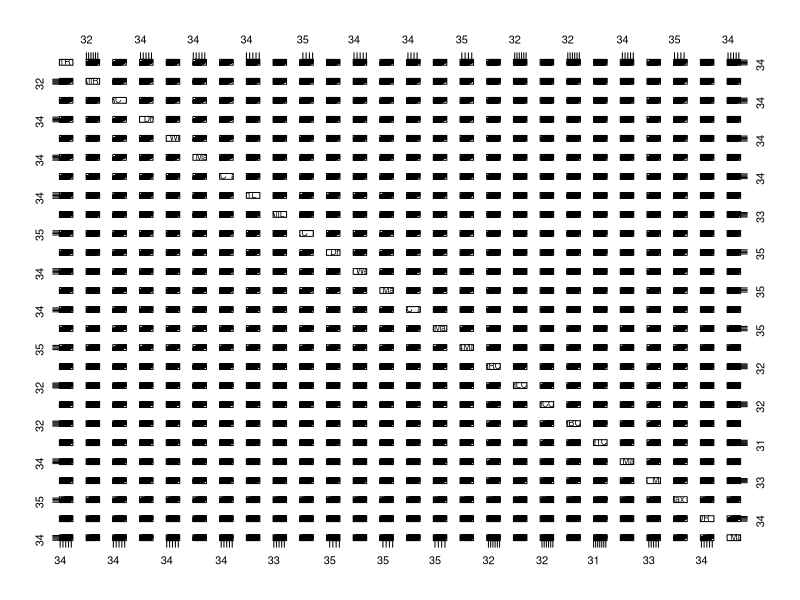

Write the R code that produced this figure.
# Load necessary library
library(dplyr)

# Read the CSV file
combined_data <- read.csv("data/combined_data.csv")

# Set a seed for reproducibility
set.seed(123)

# Randomly sample 80% of the data for training
train_indices <- sample(1:nrow(combined_data), size = 0.8 * nrow(combined_data))

# Create the training and testing datasets
train_data <- combined_data[train_indices, ]
test_data <- combined_data[-train_indices, ]

# Optional: Save the split data to new CSV files
write.csv(train_data, "train_data.csv", row.names = FALSE)
write.csv(test_data, "test_data.csv", row.names = FALSE)


names(train_data)

avg_temp_vars <- c("T_offset_avg", "Max1R_avg", "Max1L_avg", "aveAllR_avg", "aveAllL_avg", 
                    "T_RC_avg", "T_RC_Dry_avg", "T_RC_Wet_avg", "T_RC_Max_avg", 
                    "T_LC_avg", "T_LC_Dry_avg", "T_LC_Wet_avg", "T_LC_Max_avg", 
                    "RCC_avg", "LCC_avg", "canthiMax_avg", "canthi4Max_avg", 
                    "T_FHCC_avg", "T_FHRC_avg", "T_FHLC_avg", "T_FHBC_avg", "T_FHTC_avg", 
                    "T_FH_Max_avg", "T_FHC_Max_avg", "T_Max_avg", "T_OR_avg", "T_OR_Max_avg")

avg_temp_vars <- c("Max1R_avg", "aveAllR_avg", # right eye
                   "T_RC_avg",
                   "T_RC_Dry_avg",
                   "T_RC_Wet_avg",
                   "T_RC_Max_avg", 
                   "RCC_avg",
                   
                   
                   "Max1L_avg", "aveAllL_avg", # left eye
                   "T_LC_avg",
                   "T_LC_Dry_avg",
                   "T_LC_Wet_avg",
                   "T_LC_Max_avg",
                   "LCC_avg",
                   
                   
                   "canthiMax_avg", # extended eye area
                   "canthi4Max_avg", 
                   
                   
                
                  
                   
                   "T_FHRC_avg", # right and left forehead
                   "T_FHLC_avg",
                   
                   
                   "T_FHCC_avg", # forehead
                   "T_FHBC_avg",
                   "T_FHTC_avg",
                   "T_FH_Max_avg",
                   "T_FHC_Max_avg",
                   
                   "T_Max_avg", # full face
                   
                   "T_OR_avg", # oral
                   "T_OR_Max_avg")

pairs(train_data[, avg_temp_vars])
